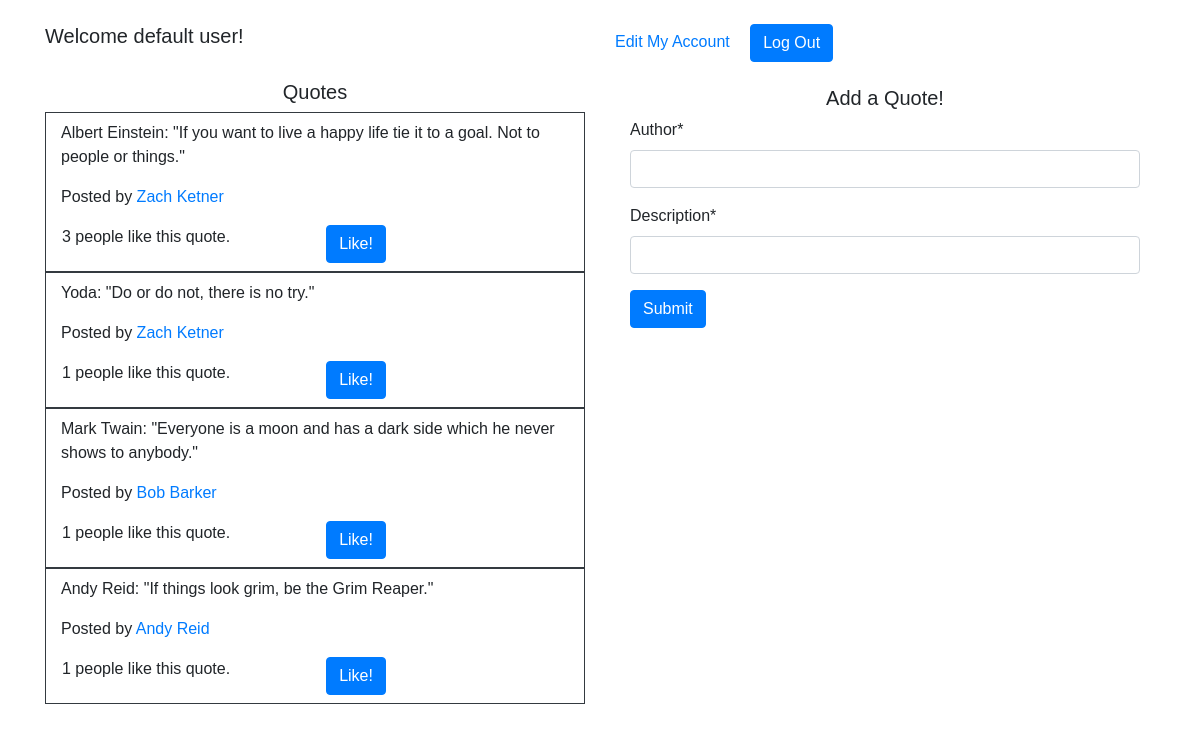
Page /quotes/ (signed in) on the earlier database version.
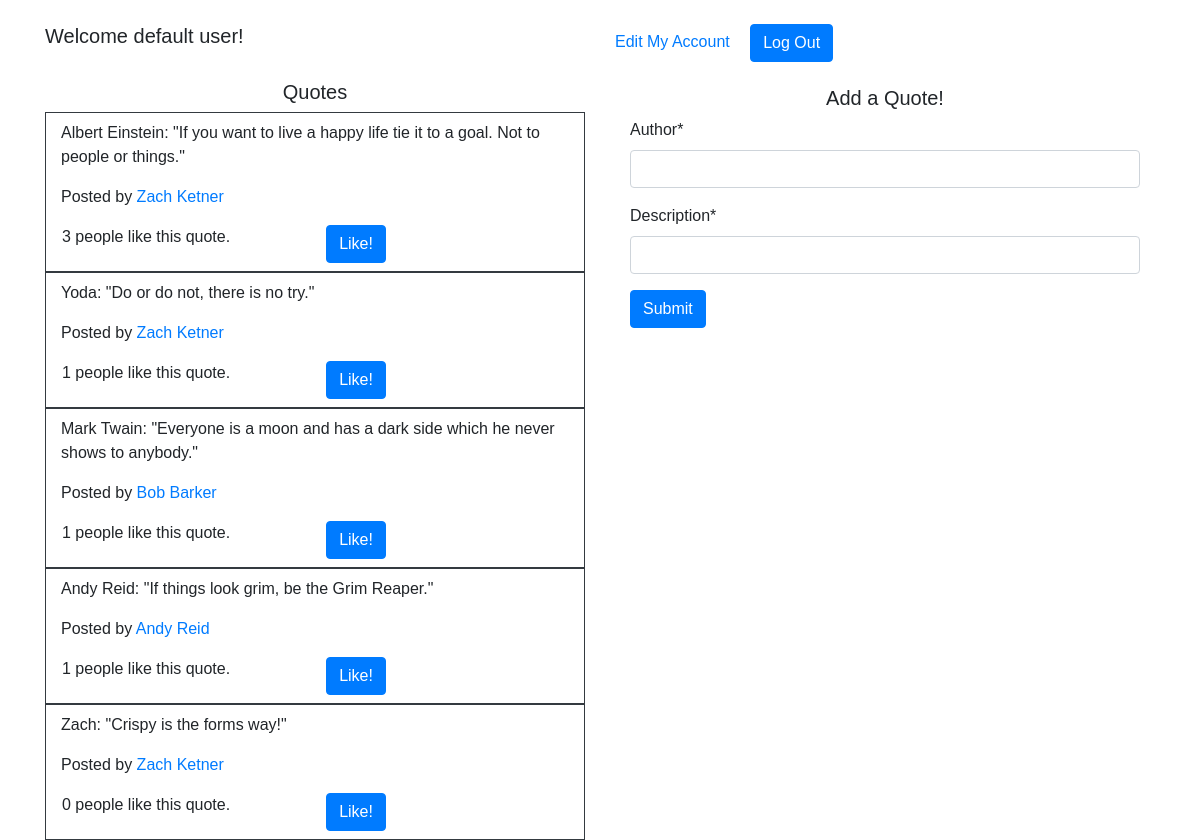
Same page on the later database version.
### login_and_reg_app/models.py (models this page shows)
class User(models.Model):
    fName = models.CharField(max_length=32)
    lName = models.CharField(max_length=32)
    email = models.CharField(max_length=64)
    password = models.CharField(max_length=64)
    created_at = models.DateTimeField(auto_now_add=True)
    updated_at = models.DateTimeField(auto_now=True)
    objects = userManager()

### exam_project_app/models.py (models this page shows)
class Quotes(models.Model):
    author = models.CharField(max_length=64)
    description = models.CharField(max_length=255)
    created_at = models.DateTimeField(auto_now_add=True)
    updated_at = models.DateTimeField(auto_now=True)
    quoter = models.ForeignKey(User, related_name="quotes", on_delete=models.CASCADE)
    quote_likes = models.ManyToManyField(User, related_name='liked_quotes')
    objects = QuoteManager()

### exam_project_app/views.py (the view)
# urls.py: path('', views.index),
def index(request):
    if 'user' not in request.session:
        return redirect('/')
    else:
        selectedUser = User.objects.get(id=request.session['user'])
        form = QuoteForm()
        context = {
            'All_quotes': Quotes.objects.all(),
            'All_users': User.objects.all(),
            'user': selectedUser,
            'form':form
        }
    return render(request, 'index.html', context)

### exam_project_app/forms.py
class QuoteForm(ModelForm):
    class Meta:
        model = Quotes
        fields = ['author', 'description']

### exam_project_app/templates/index.html (shortened to what this page needs)
<!DOCTYPE html>
<html lang="en">
<head>
    <link rel="stylesheet" href="https://cdn.jsdelivr.net/npm/bootstrap@4.6.1/dist/css/bootstrap.min.css">
    {% load static %}
    <link rel="stylesheet" href="{% static 'css/style.css' %}">
    {% load crispy_forms_tags %}
</head>
<body>
    <div class="container pt-4">
        <div class="row">
            <div class="col">
                <h5 class="text-left">Welcome {{user.fName}} {{user.lName}}!</h5>
                <h5 class="text-center pt-4">Quotes</h5>
                {% for quote in All_quotes %}
                    <div class="container border border-dark pt-2">
                    <p>{{quote.author}}: "{{quote.description}}"</p>
                    <p>Posted by <a href="/quotes/user/{{quote.quoter.id}}">{{quote.quoter.fName}} {{quote.quoter.lName}}</a></p>
                    <div class="row">
                        <p class="ml-3 mr-5">{{quote.quote_likes.count}} people like this quote.</p>
                        <a href="/quotes/like/{{quote.id}}" class="btn btn-primary float-right ml-5 mb-2" role="button">Like!</a>
                    </div>
                    </div>
                {% endfor %}
            </div>
            <div class="col">
                <a href="/quotes/myaccount/{{user.id}}" class="mr-3">Edit My Account</a>
                <a href="/log_out" class="btn btn-primary" role="button">Log Out</a>
                <div class="container pt-4">
                    <h5 class="text-center">Add a Quote!</h5>
                    <form action="/quotes/create" method="post">
                        {{ form|crispy }}
                        <button type="submit" class="btn btn-primary">Submit</button>
                    </form>
                </div>
            </div>
        </div>
    </div>
</body>
</html>

### login_and_reg_app/static/css/style.css (style rules this page uses)
* { font-family: 'arial', sans-serif; }

Differences in the rows shown:
added Quotes: author "Zach", description "Crispy is the forms way!", quoter.fName "Zach", quoter.lName "Ketner", quote_likes.count "0"
